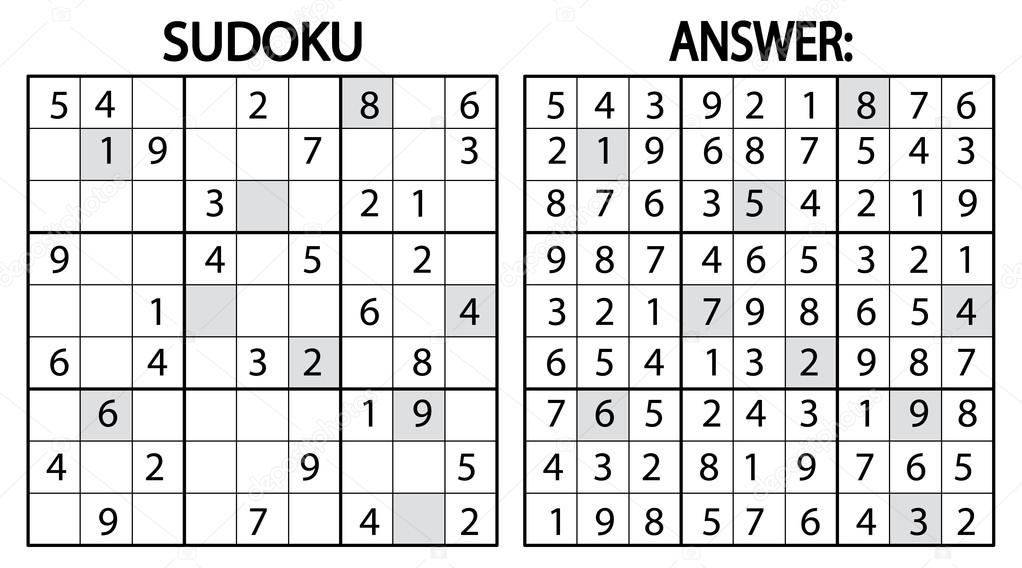
#> input picture sdoku_solver_with_CV/sudoku_example.jpg, 1022 x 568 px
$ python -i utils.py   (imports and definitions only)
#> lines starting #> are read from the running program, lines starting #| are printed output that depends on the picture; after the words box and inside, x2 and y2 are one past the last pixel; in counts of white or black regions, pixels touching at a corner belong together
# author:    Adrian Rosebrock
# website:   http://www.pyimagesearch.com

# import the necessary packages
from scipy.spatial import distance as dist
import numpy as np
import cv2

class Solver():
    def __init__(self, sdoku):
        self.sdoku = sdoku

    # [41 lines left out: functions possible, find_empty, solve, not called in this run]

def order_points(pts):
    # sort the points based on their x-coordinates
    xSorted = pts[np.argsort(pts[:, 0]), :]

    # grab the left-most and right-most points from the sorted
    # x-roodinate points
    leftMost = xSorted[:2, :]
    rightMost = xSorted[2:, :]

    # now, sort the left-most coordinates according to their
    # y-coordinates so we can grab the top-left and bottom-left
    # points, respectively
    leftMost = leftMost[np.argsort(leftMost[:, 1]), :]
    (tl, bl) = leftMost

    # now that we have the top-left coordinate, use it as an
    # anchor to calculate the Euclidean distance between the
    # top-left and right-most points; by the Pythagorean
    # theorem, the point with the largest distance will be
    # our bottom-right point
    D = dist.cdist(tl[np.newaxis], rightMost, "euclidean")[0]
    (br, tr) = rightMost[np.argsort(D)[::-1], :]

    # return the coordinates in top-left, top-right,
    # bottom-right, and bottom-left order
    return np.array([tl, tr, br, bl], dtype="float32")

def four_point_transform(image, pts):
    # obtain a consistent order of the points and unpack them
    # individually
    rect = order_points(pts)
    (tl, tr, br, bl) = rect

    # compute the width of the new image, which will be the
    # maximum distance between bottom-right and bottom-left
    # x-coordiates or the top-right and top-left x-coordinates
    widthA = np.sqrt(((br[0] - bl[0]) ** 2) + ((br[1] - bl[1]) ** 2))
    widthB = np.sqrt(((tr[0] - tl[0]) ** 2) + ((tr[1] - tl[1]) ** 2))
    maxWidth = max(int(widthA), int(widthB))

    # compute the height of the new image, which will be the
    # maximum distance between the top-right and bottom-right
    # y-coordinates or the top-left and bottom-left y-coordinates
    heightA = np.sqrt(((tr[0] - br[0]) ** 2) + ((tr[1] - br[1]) ** 2))
    heightB = np.sqrt(((tl[0] - bl[0]) ** 2) + ((tl[1] - bl[1]) ** 2))
    maxHeight = max(int(heightA), int(heightB))

    # now that we have the dimensions of the new image, construct
    # the set of destination points to obtain a "birds eye view",
    # (i.e. top-down view) of the image, again specifying points
    # in the top-left, top-right, bottom-right, and bottom-left
    # order
    dst = np.array([
        [0, 0],
        [maxWidth - 1, 0],
        [maxWidth - 1, maxHeight - 1],
        [0, maxHeight - 1]], dtype="float32")

    # compute the perspective transform matrix and then apply it
    M = cv2.getPerspectiveTransform(rect, dst)
    warped = cv2.warpPerspective(image, M, (maxWidth, maxHeight))

    # return the warped image
    return warped

def locate_sudoku(img, debug=False):
    # puzzle = None
    blurred = cv2.GaussianBlur(img, (7, 7), 3)
    thresh = cv2.adaptiveThreshold(blurred, 255, cv2.ADAPTIVE_THRESH_GAUSSIAN_C, cv2.THRESH_BINARY, 11, 2)
    thresh = cv2.bitwise_not(thresh)
    # check the threshold image
    if debug:
        cv2.imshow("Puzzle Thresh", thresh)
        cv2.waitKey(0)
    cnts, hierarchy = cv2.findContours(thresh.copy(), cv2.RETR_EXTERNAL, cv2.CHAIN_APPROX_SIMPLE)
    cnts = sorted(cnts, key=cv2.contourArea, reverse=True)
    puzzleCnt = None
    for cnt in cnts:
        perimeter = cv2.arcLength(cnt,True)
        epsilon = 0.02*perimeter
        approx = cv2.approxPolyDP(cnt, epsilon, True)
        if len(approx) == 4:
            puzzleCnt = approx
        break
    if puzzleCnt is None:
        # raise Exception(("Could not find Sudoku puzzle outline. "
        #     "Try debugging your thresholding and contour steps."))
        return None

    elif puzzleCnt is not None:
        puzzle = four_point_transform(img, puzzleCnt.reshape(4, 2))
        return puzzle


>>> import cv2
>>> picture = cv2.imread('sudoku_example.jpg', cv2.IMREAD_GRAYSCALE)
#> picture: shape (568, 1022); min 0, max 255, mean 223.1
>>> result = locate_sudoku(picture)
#> in locate_sudoku, `blurred = cv2.GaussianBlur(img, (7, 7), 3)`:
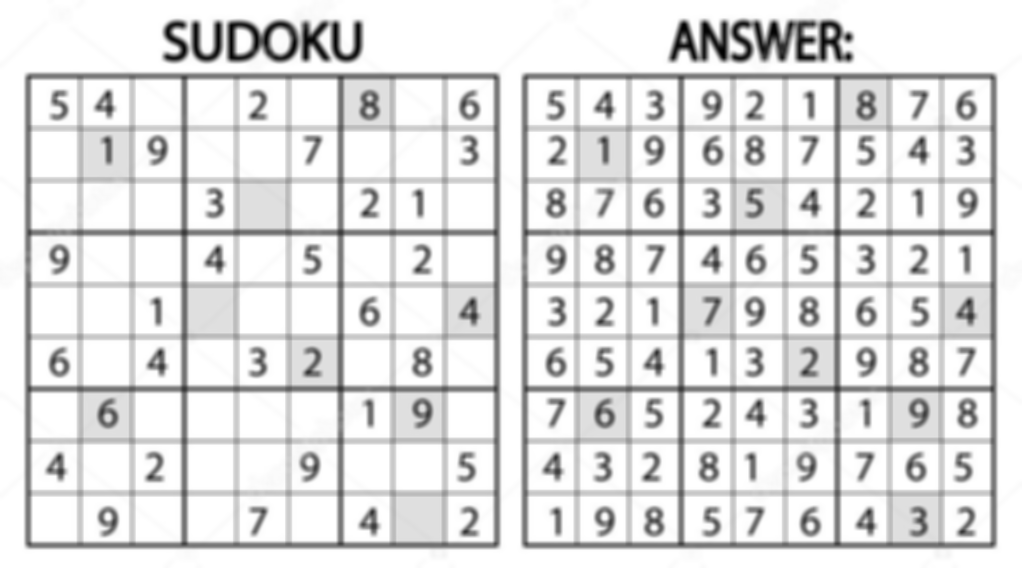
#> blurred: shape (568, 1022); min 1, max 255, mean 223.1
#> in locate_sudoku, `thresh = cv2.adaptiveThreshold(blurred, 255, cv2.ADAPTIVE_THRESH_GAUSS..`:
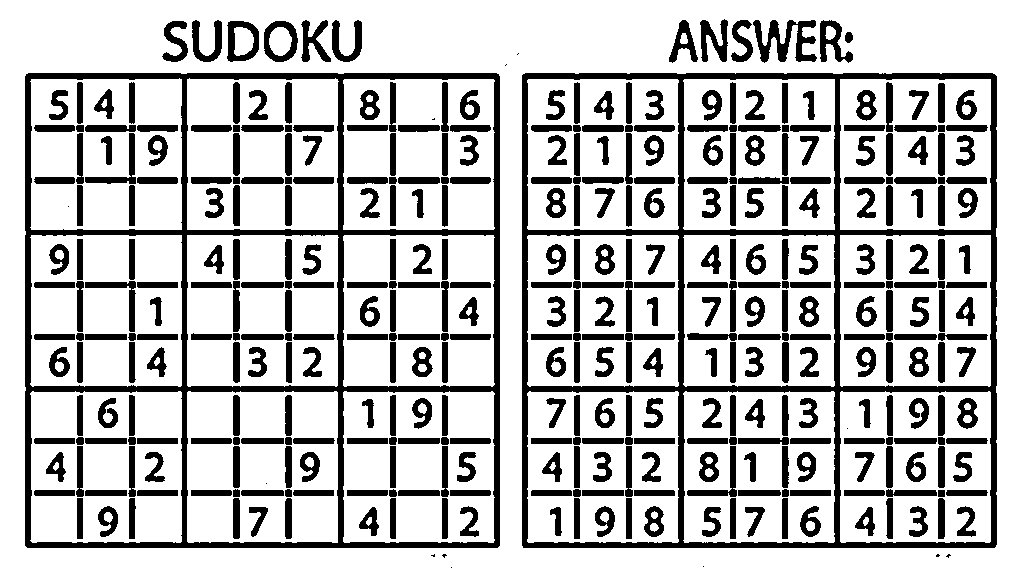
#> thresh: shape (568, 1022); 75.1% white; 404 black regions (12 under 20 px), largest, box (x1, y1, x2, y2) and area: (522, 73, 997, 548) 21470, (25, 73, 500, 548) 21355, (753, 20, 817, 63) 1308
#> in locate_sudoku, `thresh = cv2.bitwise_not(thresh)`: thresh: shape (568, 1022); 24.9% white; 404 white regions (12 under 20 px)
#> in locate_sudoku, `cnts, hierarchy = cv2.findContours(thresh.copy(), cv2.RETR_EXTERNAL, c..`: cnts = 22 contours, 8 with area under 20; largest, box (x1, y1, x2, y2) and area: (25, 73, 500, 548) 224644, (522, 73, 997, 548) 224564, (753, 20, 817, 63) 1098, (264, 21, 298, 62) 1096, (227, 21, 259, 62) 1074
#> the loop in locate_sudoku, `for cnt in cnts:` made 1 pass
#> (perimeter, epsilon, puzzleCnt) on pass 1: (1894.6, 37.89, [[26, 74], [25, 545], [497, 547], [498, 74]])
#> in order_points, `xSorted = pts[np.argsort(pts[:, 0]), :]`: xSorted = [[25, 545], [26, 74], [497, 547], [498, 74]]
#> in order_points, `leftMost = xSorted[:2, :]`: leftMost = [[25, 545], [26, 74]]
#> in order_points, `rightMost = xSorted[2:, :]`: rightMost = [[497, 547], [498, 74]]
#> in order_points, `leftMost = leftMost[np.argsort(leftMost[:, 1]), :]`: leftMost = [[26, 74], [25, 545]]
#> in order_points, `(tl, bl) = leftMost`: tl = [26, 74]; bl = [25, 545]
#> in order_points, `D = dist.cdist(tl[np.newaxis], rightMost, "euclidean")[0]`: D = [667.5, 472]
#> in order_points, `(br, tr) = rightMost[np.argsort(D)[::-1], :]`: br = [497, 547]; tr = [498, 74]
#> in four_point_transform, `rect = order_points(pts)`: rect = [[26, 74], [498, 74], [497, 547], [25, 545]]
#> in four_point_transform, `(tl, tr, br, bl) = rect`: tl = [26, 74]; tr = [498, 74]; br = [497, 547]; bl = [25, 545]
#> in four_point_transform, `widthA = np.sqrt(((br[0] - bl[0]) ** 2) + ((br[1] - bl[1]) ** 2))`: widthA = 472
#> in four_point_transform, `heightA = np.sqrt(((tr[0] - br[0]) ** 2) + ((tr[1] - br[1]) ** 2))`: heightA = 473
#> in four_point_transform, `heightB = np.sqrt(((tl[0] - bl[0]) ** 2) + ((tl[1] - bl[1]) ** 2))`: heightB = 471
#> in four_point_transform, `maxHeight = max(int(heightA), int(heightB))`: maxHeight = 473
#> in four_point_transform, `dst = np.array([ [0, 0], [maxWidth - 1, 0], [maxWidth - 1, maxHeight -..`: dst = [[0, 0], [471, 0], [471, 472], [0, 472]]
#> in four_point_transform, `M = cv2.getPerspectiveTransform(rect, dst)`: M = [[1, 0.00213, -26.22], [0, 1, -74.18], [9e-06, 3.81e-08, 1]]
#> in four_point_transform, `warped = cv2.warpPerspective(image, M, (maxWidth, maxHeight))`:
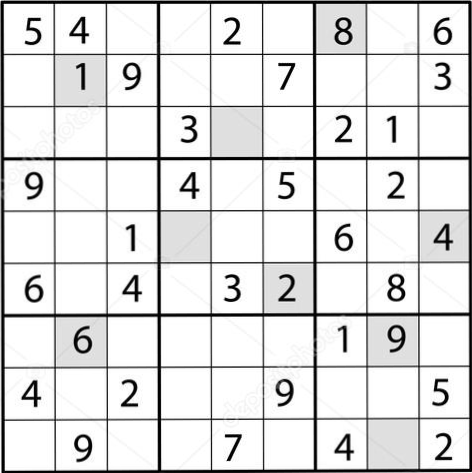
#> warped: shape (473, 472); min 0, max 255, mean 223
